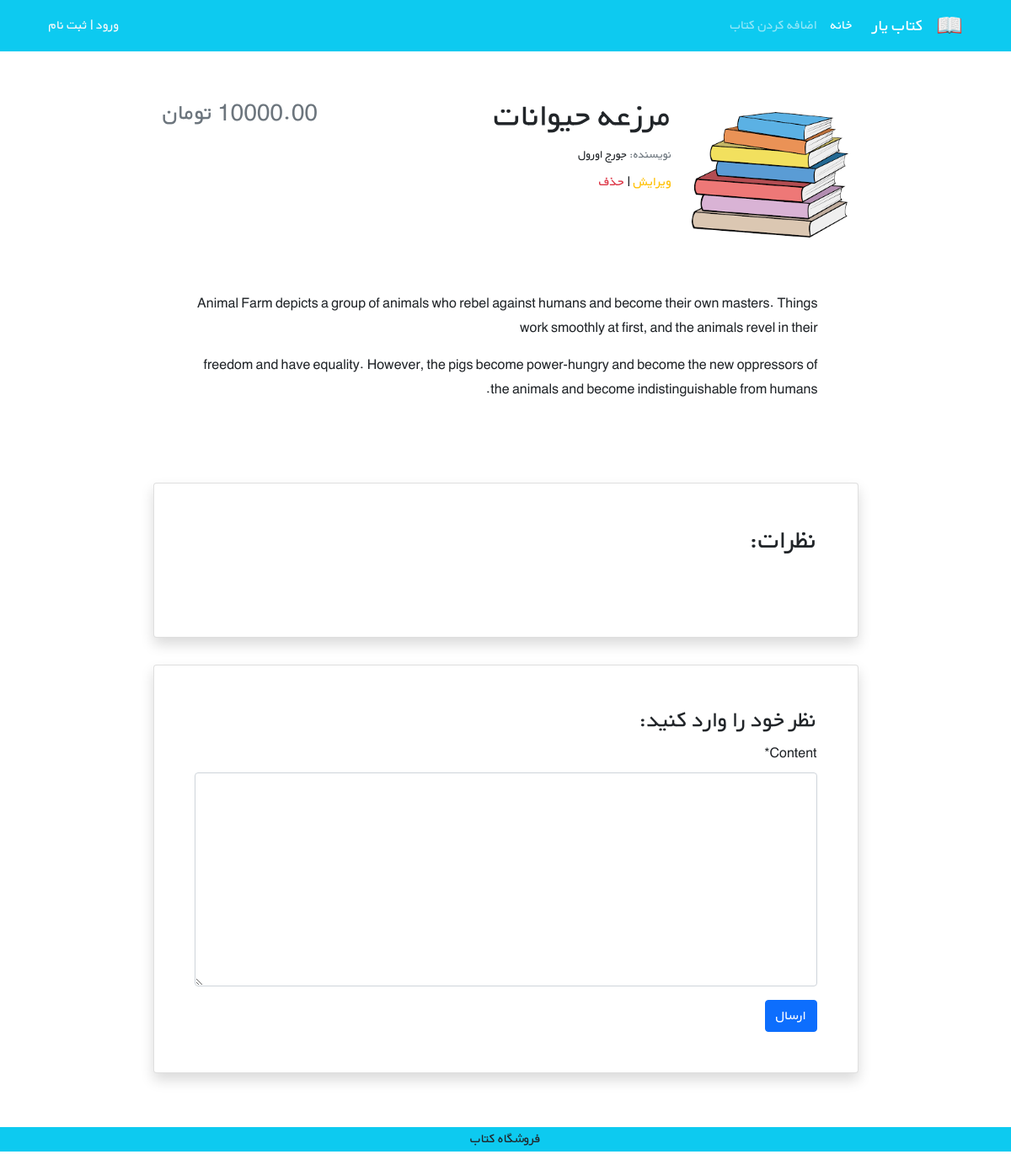
Page /books/2/ on the earlier database version.
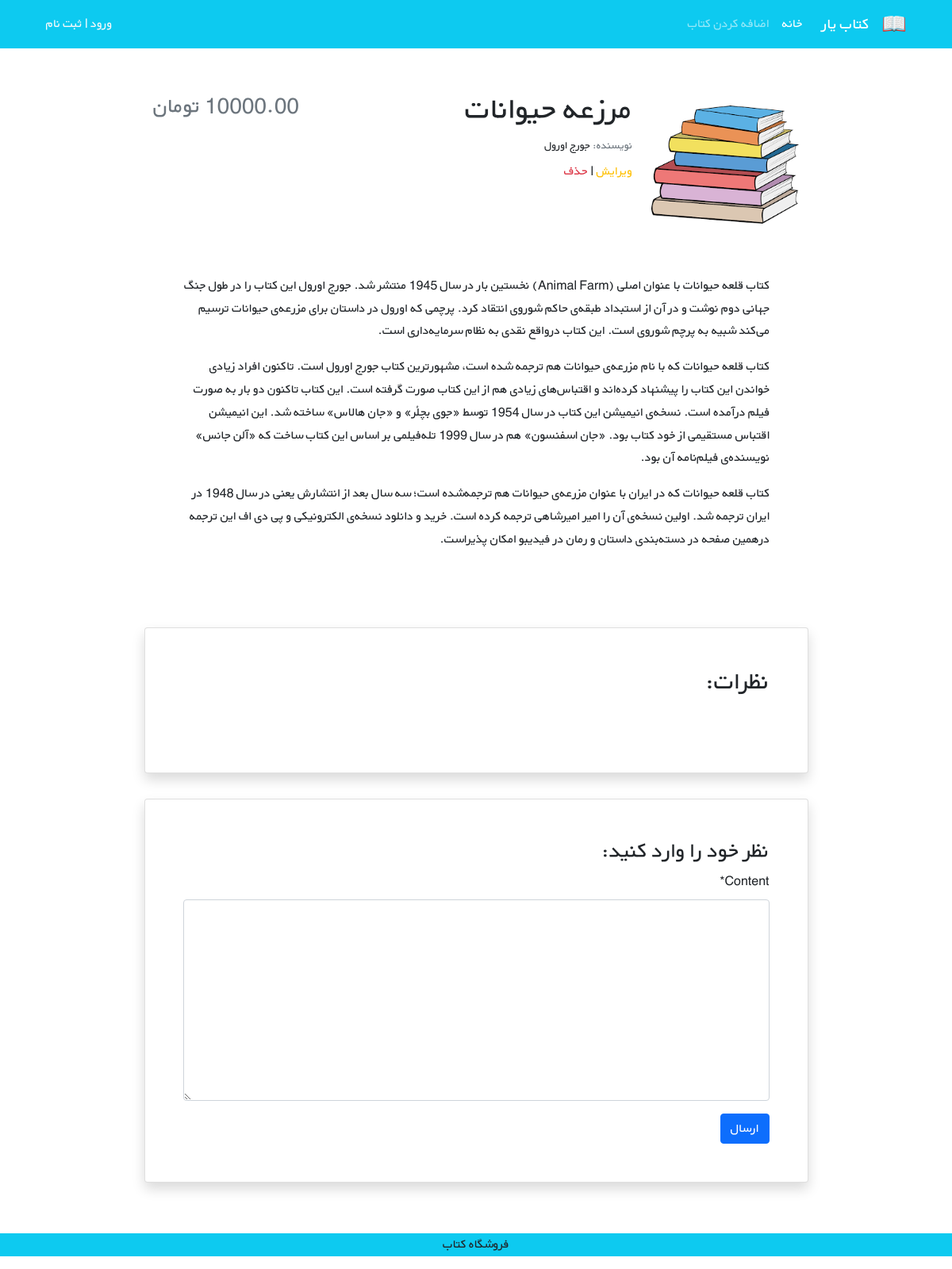
Same page on the later database version.
### books/models.py (models this page shows, shortened)
class BaseModel(models.Model):
    created_at = models.DateTimeField(auto_now_add=True)
    updated_at = models.DateTimeField(auto_now=True)
    class Meta:
        abstract = True

class Book(BaseModel):
    class Meta:
        verbose_name = 'Book'
        verbose_name_plural = 'Books'
    title = models.CharField(max_length=200)
    author = models.CharField(max_length=200)
    description = models.TextField()
    price = models.DecimalField(max_digits=8, decimal_places=2)
    cover = models.ImageField(upload_to='covers/', blank=True)

### books/views.py (the view)
# urls.py: path('<int:pk>/', views.book_detail_view, name='book_detail'),
def book_detail_view(request, pk):
    book = get_object_or_404(Book, pk=pk)
    comments = book.comments.all()
    if request.method == 'POST':
        comment_form = CommentForm(request.POST)
        if comment_form.is_valid():
            new_comment = comment_form.save(commit=False)
            new_comment.book = book
            new_comment.user = request.user
            new_comment.save()
            comment_form = CommentForm()
    else:
        comment_form = CommentForm()
    return render(request, 'books/book_detail.html', {
        'book': book,
        'comments': comments,
        'comment_form': comment_form
    })

### books/forms.py
class CommentForm(forms.ModelForm):
    class Meta:
        model = Comment
        fields = ('content',)

### books/templates/books/book_detail.html (shortened to what this page needs)
{% extends '_base.html' %}
{% load static %}
{% load crispy_forms_tags %}
{% block content %}
    <div class="container mt-5" dir="rtl">
        <div class="">
            <div class="">
                <div class="d-flex justify-content-center">
                    <div class="row w-sm-75 w-100">
                        <div class="col-xs-12 col-md-3 d-flex justify-content-center">
                            <div>
                                {% if book.cover %}
                                    <img src="{{ book.cover.url }}" class="img-fluid rounded-start mt-4" alt="...">
                                {% else %}
                                    <img src="{% static 'image/cover.png' %}" class="img-fluid rounded-start mt-4"
                                         alt="...">
                                {% endif %}
                            </div>
                        </div>
                        <div class="col-xs-12 col-md-6 text-center text-md-end mt-md-1 mt-4">
                            <h1>{{ book.title }}</h1>
                            <h5 class="small my-1"><span class="text-muted">نویسنده: </span>{{ book.author }}</h5>
                            <a href="{% url 'book_update' book.pk %}"
                               class="text-decoration-none text-warning">ویرایش</a>
                            <span> | </span>
                            <a href="{% url 'book_delete' book.pk %}" class="text-decoration-none text-danger ">حذف</a>
                        </div>
                        <div class="col-xs-12 col-md-3 d-flex flex-column">
                            <h3 class="align-self-center pt-2 text-muted align-self-md-end">
                                {{ book.price }} تومان
                            </h3>
                        </div>
                    </div>
                </div>
                <div class="d-flex justify-content-center">
                    <div class="my-3 p-5 w-sm-75 w-100">
                        {{ book.description |linebreaks }}
                    </div>
                </div>
                <div class="d-flex justify-content-center">
                    <div class="card shadow my-3 p-5 w-sm-75 w-100">
                        <h2 class="mb-5">نظرات:</h2>
                    </div>
                </div>
                <div class="d-flex justify-content-center">
                    <div class="card shadow my-3 p-5 w-sm-75 w-100">
                        <h3>نظر خود را وارد کنید:</h3>
                        <form method="POST">
                            {{ comment_form|crispy }}
                            <button type="submit" class="btn btn-primary">ارسال</button>
                        </form>
                    </div>
                </div>
            </div>
        </div>
    </div>
{% endblock %}

Differences in the rows shown:
changed Book "مرزعه حیوانات": description "Animal Farm depicts a group of animals who rebel against humans and become their own masters. Things work smoothly at first, and the animals revel in their freedom and have equality. However, the pigs become power-hungry and become the new oppressors of the animals and become indistinguishable from humans." → "کتاب قلعه حیوانات با عنوان اصلی (Animal Farm) نخستین بار در سال 1945 منتشر شد. جورج اورول این کتاب را در طول جنگ جهانی دوم نوشت و در آن از استبداد طبقه‌ی حاکم شوروی انتقاد کرد. پرچمی که اورول در داستان برای مزرعه‌ی حیوانات ترسیم می‌کند شبیه به پرچم شوروی است. این کتاب درواقع نقدی به نظام سرمایه‌داری است. کتاب قلعه‌ حیوانات که با نام مزرعه‌ی حیوانات هم ترجمه شده است، مشهورترین کتاب جورج اورول است. تاکنون افراد زیادی خواندن این کتاب را پیشنهاد کرده‌اند و اقتباس‌های زیادی هم از این کتاب صورت گرفته است. این کتاب تاکنون دو بار به صورت فیلم درآمده است. نسخه‌ی انیمیشن این کتاب در سال 1954 توسط «جوی بچلُر» و «جان هالاس» ساخته شد. این انیمیشن اقتباس مستقیمی از خود کتاب بود. «جان اسفنسون» هم در سال…"
